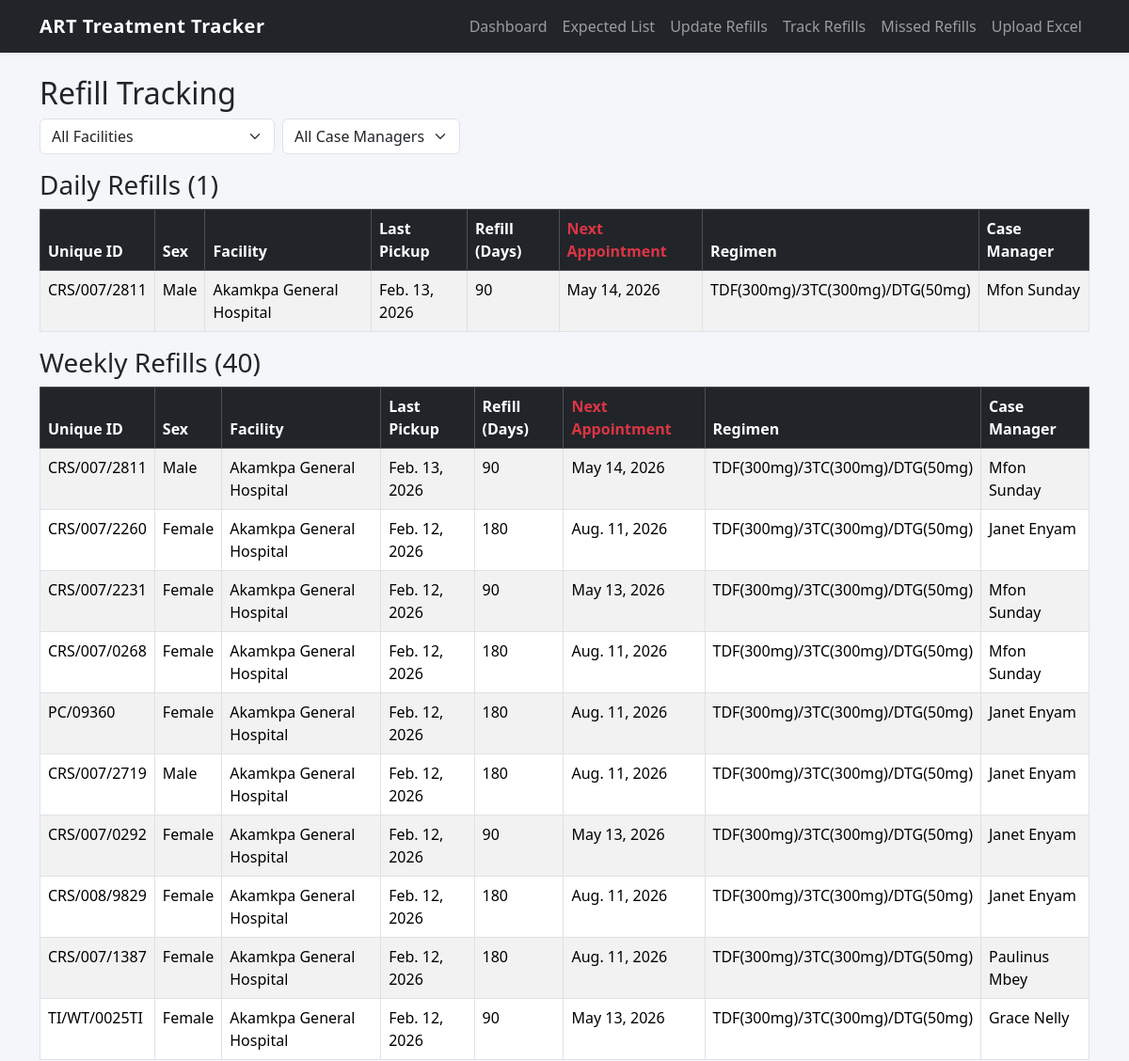
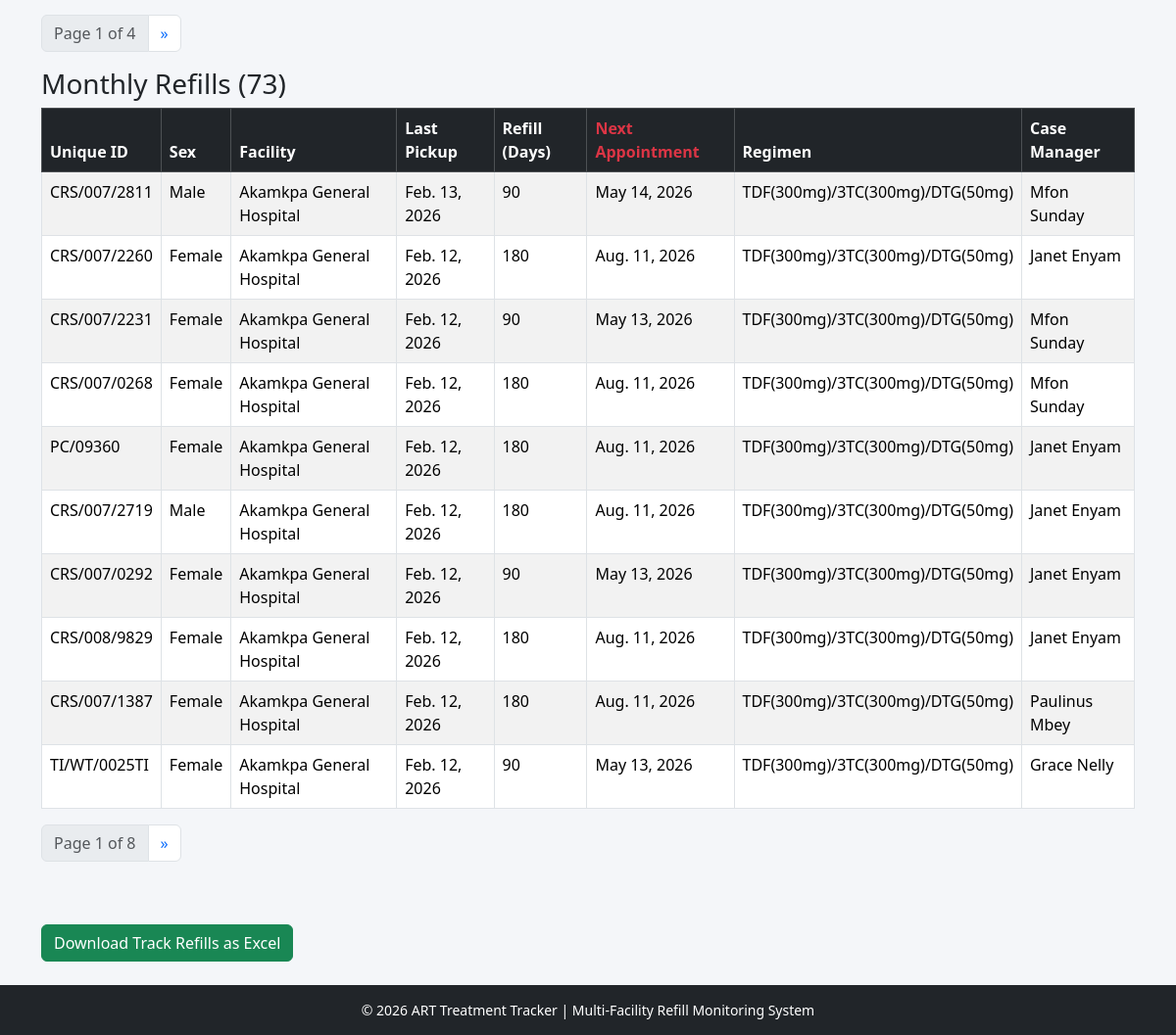
Screenshot of /refills/track/ with the database file from the repository (2 pictures, top to bottom).
### refills/models.py (models this page shows, shortened)
class Refill(models.Model):
    REFILL_DAY_CHOICES = (
        (30, "30 Days"),
        (60, "60 Days"),
        (90, "90 Days"),
        (180, "180 Days"),
    )
    SEX_CHOICES = (
        ('Male', 'Male'),
        ('Female', 'Female'),
    )
    STATUS_CHOICES = (
        ('Active', 'Active'),
        ('Active Restart', 'Active Restart'),
        ('Inactive', 'Inactive'),
    )
    facility = models.ForeignKey(
        'Facility',
        on_delete=models.CASCADE,
        related_name="refills"
    )
    unique_id = models.CharField(max_length=100)
    last_pickup_date = models.DateField()
    sex = models.CharField(max_length=10, choices=SEX_CHOICES)
    months_of_refill_days = models.IntegerField(choices=REFILL_DAY_CHOICES)
    current_regimen = models.CharField(max_length=255)
    case_manager = models.CharField(max_length=255)
    remark = models.TextField(blank=True, null=True)
    current_art_status = models.CharField(
        max_length=20,
        choices=STATUS_CHOICES,
        default='Active'
    )
    next_appointment = models.DateField(blank=True, null=True)
    expected_iit_date = models.DateField(blank=True, null=True)
    missed_appointment = models.BooleanField(default=False)
    created_at = models.DateTimeField(auto_now_add=True)
    class Meta:
        unique_together = ('facility', 'unique_id')
        ordering = ['-last_pickup_date']
        indexes = [
            models.Index(fields=['facility']),
            models.Index(fields=['next_appointment']),
            models.Index(fields=['last_pickup_date']),
        ]

class Facility(models.Model):
    name = models.CharField(max_length=255, unique=True)
    code = models.CharField(max_length=50, unique=True)
    location = models.CharField(max_length=255, blank=True, null=True)
    created_at = models.DateTimeField(auto_now_add=True)
    class Meta:
        ordering = ['name']

### refills/views.py (the view)
# urls.py: path('refills/track/', views.track_refills, name='track_refills'),
def track_refills(request):
    today = timezone.now().date()
    start_of_week = today - timedelta(days=today.weekday())
    start_of_month = today.replace(day=1)
    facility_id = request.GET.get("facility")
    selected_case_manager = request.GET.get("case_manager")
    facilities = Facility.objects.all()
    refills = Refill.objects.all()
    if facility_id:
        try:
            refills = refills.filter(facility_id=int(facility_id))
        except ValueError:
            pass
    if selected_case_manager:
        refills = refills.filter(case_manager=selected_case_manager)
    daily_qs = refills.filter(last_pickup_date=today).order_by('-last_pickup_date')
    weekly_qs = refills.filter(last_pickup_date__gte=start_of_week).order_by('-last_pickup_date')
    monthly_qs = refills.filter(last_pickup_date__gte=start_of_month).order_by('-last_pickup_date')
    daily_paginator = Paginator(daily_qs, 10)
    weekly_paginator = Paginator(weekly_qs, 10)
    monthly_paginator = Paginator(monthly_qs, 10)
    daily_page = request.GET.get("daily_page")
    weekly_page = request.GET.get("weekly_page")
    monthly_page = request.GET.get("monthly_page")
    daily_refills = daily_paginator.get_page(daily_page)
    weekly_refills = weekly_paginator.get_page(weekly_page)
    monthly_refills = monthly_paginator.get_page(monthly_page)
    case_managers_qs = (
        Refill.objects.exclude(case_manager__isnull=True)
        .exclude(case_manager__exact="")
        .values_list("case_manager", flat=True)
        .distinct()
    )
    case_managers = sorted({cm.strip() for cm in case_managers_qs})
    periods = [
        ('Daily', daily_refills),
        ('Weekly', weekly_refills),
        ('Monthly', monthly_refills),
    ]
    if 'download' in request.GET:
        return export_track_refills_to_excel(refills)
    context = {
        "facilities": facilities,
        "selected_facility": facility_id,
        "case_managers": case_managers,
        "selected_case_manager": selected_case_manager,
        "today": today,
        "periods": periods,
    }
    return render(request, "track_refills.html", context)

### templates/track_refills.html (shortened to what this page needs)
{% extends 'base.html' %}
{% block content %}
<h2>Refill Tracking</h2>
<form method="get" class="mb-3 d-flex gap-2 align-items-center">
  <select name="facility" onchange="this.form.submit()" class="form-select w-auto">
    <option value="">All Facilities</option>
  </select>
  <select name="case_manager" onchange="this.form.submit()" class="form-select w-auto">
    <option value="">All Case Managers</option>
  </select>
</form>
<div class="d-none d-md-block">
  {% for period in periods %}
    {% with period_name=period.0 refills=period.1 %}
      <h3>{{ period_name }} Refills ({{ refills.paginator.count }})</h3>
      <div class="table-responsive">
        <table class="table table-striped table-bordered">
          <thead class="table-dark">
            <tr>
              <th>Unique ID</th>
              <th>Sex</th>
              <th>Facility</th>
              <th>Last Pickup</th>
              <th>Refill (Days)</th>
              <th class="text-danger">Next Appointment</th>
              <th>Regimen</th>
              <th>Case Manager</th>
            </tr>
          </thead>
          <tbody>
            {% for refill in refills %}
              <tr {% if refill.next_appointment and refill.next_appointment < today %} class="overdue" {% endif %}>
                <td>{{ refill.unique_id }}</td>
                <td>{{ refill.sex }}</td>
                <td>{{ refill.facility.name }}</td>
                <td>{{ refill.last_pickup_date }}</td>
                <td>{{ refill.months_of_refill_days }}</td>
                <td>{{ refill.next_appointment }}</td>
                <td>{{ refill.current_regimen }}</td>
                <td>{{ refill.case_manager }}</td>
              </tr>
            {% empty %}
              <tr><td colspan="8" class="text-center">No {{ period_name|lower }} refills</td></tr>
            {% endfor %}
          </tbody>
        </table>
        {% if refills.has_other_pages %}
          <nav>
            <ul class="pagination">
              <li class="page-item disabled"><span class="page-link">Page {{ refills.number }} of {{ refills.paginator.num_pages }}</span></li>
              {% if refills.has_next %}
                <li class="page-item">
                  <a class="page-link" href="?{{ request.GET.urlencode }}&{{ period_name|lower }}_page={{ refills.next_page_number }}">»</a>
                </li>
              {% endif %}
            </ul>
          </nav>
        {% endif %}
      </div>
    {% endwith %}
  {% endfor %}
</div>
<br><br>
<a href="{% url 'track_refills' %}?download=true&facility={{ selected_facility }}&case_manager={{ selected_case_manager }}" class="btn btn-success">Download Track Refills as Excel</a>
<br><br>
{% endblock %}

### templates/base.html (style rules this page uses)
body { background-color: #f4f6f9; }

### rows the page displays
Refill: unique_id "CRS/007/2811", sex "Male", facility.name "Akamkpa General Hospital", last_pickup_date "Feb. 13, 2026", months_of_refill_days "90", next_appointment "May 14, 2026", current_regimen "TDF(300mg)/3TC(300mg)/DTG(50mg)", case_manager "Mfon Sunday"
Refill: unique_id "CRS/007/2260", sex "Female", facility.name "Akamkpa General Hospital", last_pickup_date "Feb. 12, 2026", months_of_refill_days "180", next_appointment "Aug. 11, 2026", current_regimen "TDF(300mg)/3TC(300mg)/DTG(50mg)", case_manager "Janet Enyam"
Refill: unique_id "CRS/007/2231", sex "Female", facility.name "Akamkpa General Hospital", last_pickup_date "Feb. 12, 2026", months_of_refill_days "90", next_appointment "May 13, 2026", current_regimen "TDF(300mg)/3TC(300mg)/DTG(50mg)", case_manager "Mfon Sunday"
Refill: unique_id "CRS/007/0268", sex "Female", facility.name "Akamkpa General Hospital", last_pickup_date "Feb. 12, 2026", months_of_refill_days "180", next_appointment "Aug. 11, 2026", current_regimen "TDF(300mg)/3TC(300mg)/DTG(50mg)", case_manager "Mfon Sunday"
Refill: unique_id "PC/09360", sex "Female", facility.name "Akamkpa General Hospital", last_pickup_date "Feb. 12, 2026", months_of_refill_days "180", next_appointment "Aug. 11, 2026", current_regimen "TDF(300mg)/3TC(300mg)/DTG(50mg)", case_manager "Janet Enyam"
Refill: unique_id "CRS/007/2719", sex "Male", facility.name "Akamkpa General Hospital", last_pickup_date "Feb. 12, 2026", months_of_refill_days "180", next_appointment "Aug. 11, 2026", current_regimen "TDF(300mg)/3TC(300mg)/DTG(50mg)", case_manager "Janet Enyam"
Refill: unique_id "CRS/007/0292", sex "Female", facility.name "Akamkpa General Hospital", last_pickup_date "Feb. 12, 2026", months_of_refill_days "90", next_appointment "May 13, 2026", current_regimen "TDF(300mg)/3TC(300mg)/DTG(50mg)", case_manager "Janet Enyam"
Refill: unique_id "CRS/008/9829", sex "Female", facility.name "Akamkpa General Hospital", last_pickup_date "Feb. 12, 2026", months_of_refill_days "180", next_appointment "Aug. 11, 2026", current_regimen "TDF(300mg)/3TC(300mg)/DTG(50mg)", case_manager "Janet Enyam"
Refill: unique_id "CRS/007/1387", sex "Female", facility.name "Akamkpa General Hospital", last_pickup_date "Feb. 12, 2026", months_of_refill_days "180", next_appointment "Aug. 11, 2026", current_regimen "TDF(300mg)/3TC(300mg)/DTG(50mg)", case_manager "Paulinus Mbey"
Refill: unique_id "TI/WT/0025TI", sex "Female", facility.name "Akamkpa General Hospital", last_pickup_date "Feb. 12, 2026", months_of_refill_days "90", next_appointment "May 13, 2026", current_regimen "TDF(300mg)/3TC(300mg)/DTG(50mg)", case_manager "Grace Nelly"

### other values shown
{{ period_name }} "Daily" "Weekly" "Monthly"
{{ refills.paginator.count }} "1" "40" "73"
{{ refills.number }} "1" "1"
{{ refills.paginator.num_pages }} "4" "8"
